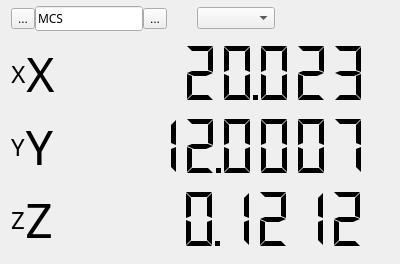
<?xml version="1.0" encoding="UTF-8"?>
<ui version="4.0">
 <class>CMachineStatusZone</class>
 <widget class="QWidget" name="CMachineStatusZone">
  <property name="enabled">
   <bool>true</bool>
  </property>
  <property name="geometry">
   <rect>
    <x>0</x>
    <y>0</y>
    <width>400</width>
    <height>210</height>
   </rect>
  </property>
  <property name="sizePolicy">
   <sizepolicy hsizetype="Preferred" vsizetype="Preferred">
    <horstretch>0</horstretch>
    <verstretch>0</verstretch>
   </sizepolicy>
  </property>
  <property name="windowTitle">
   <string>Form</string>
  </property>
  <property name="autoFillBackground">
   <bool>true</bool>
  </property>
  <layout class="QVBoxLayout" name="verticalLayout">
   <property name="topMargin">
    <number>6</number>
   </property>
   <item>
    <widget class="QWidget" name="widget" native="true">
     <property name="sizePolicy">
      <sizepolicy hsizetype="Preferred" vsizetype="Fixed">
       <horstretch>0</horstretch>
       <verstretch>0</verstretch>
      </sizepolicy>
     </property>
     <layout class="QHBoxLayout" name="horizontalLayout_2">
      <property name="spacing">
       <number>0</number>
      </property>
      <property name="leftMargin">
       <number>0</number>
      </property>
      <property name="topMargin">
       <number>0</number>
      </property>
      <property name="rightMargin">
       <number>0</number>
      </property>
      <property name="bottomMargin">
       <number>3</number>
      </property>
      <item>
       <widget class="QToolButton" name="toolButton_1">
        <property name="sizePolicy">
         <sizepolicy hsizetype="Fixed" vsizetype="Fixed">
          <horstretch>0</horstretch>
          <verstretch>0</verstretch>
         </sizepolicy>
        </property>
        <property name="autoFillBackground">
         <bool>true</bool>
        </property>
        <property name="text">
         <string>...</string>
        </property>
        <property name="icon">
         <iconset resource="res.qrc">
          <normaloff>:/res/lock.png</normaloff>:/res/lock.png</iconset>
        </property>
       </widget>
      </item>
      <item>
       <widget class="QLineEdit" name="lineEdit">
        <property name="sizePolicy">
         <sizepolicy hsizetype="Fixed" vsizetype="Fixed">
          <horstretch>0</horstretch>
          <verstretch>0</verstretch>
         </sizepolicy>
        </property>
        <property name="font">
         <font>
          <family>Adobe Arabic</family>
          <pointsize>9</pointsize>
         </font>
        </property>
        <property name="autoFillBackground">
         <bool>true</bool>
        </property>
        <property name="text">
         <string>MCS</string>
        </property>
        <property name="maxLength">
         <number>40</number>
        </property>
       </widget>
      </item>
      <item>
       <widget class="QToolButton" name="toolButton_2">
        <property name="sizePolicy">
         <sizepolicy hsizetype="Fixed" vsizetype="Fixed">
          <horstretch>0</horstretch>
          <verstretch>0</verstretch>
         </sizepolicy>
        </property>
        <property name="text">
         <string>...</string>
        </property>
        <property name="icon">
         <iconset resource="res.qrc">
          <normaloff>:/res/arrow.png</normaloff>:/res/arrow.png</iconset>
        </property>
       </widget>
      </item>
      <item>
       <spacer name="horizontalSpacer_2">
        <property name="orientation">
         <enum>Qt::Horizontal</enum>
        </property>
        <property name="sizeType">
         <enum>QSizePolicy::Fixed</enum>
        </property>
        <property name="sizeHint" stdset="0">
         <size>
          <width>30</width>
          <height>20</height>
         </size>
        </property>
       </spacer>
      </item>
      <item>
       <widget class="QComboBox" name="comboBox">
        <property name="sizePolicy">
         <sizepolicy hsizetype="Fixed" vsizetype="Fixed">
          <horstretch>0</horstretch>
          <verstretch>0</verstretch>
         </sizepolicy>
        </property>
        <property name="sizeAdjustPolicy">
         <enum>QComboBox::AdjustToMinimumContentsLength</enum>
        </property>
        <property name="minimumContentsLength">
         <number>6</number>
        </property>
       </widget>
      </item>
      <item>
       <spacer name="horizontalSpacer">
        <property name="orientation">
         <enum>Qt::Horizontal</enum>
        </property>
        <property name="sizeType">
         <enum>QSizePolicy::Expanding</enum>
        </property>
        <property name="sizeHint" stdset="0">
         <size>
          <width>5</width>
          <height>20</height>
         </size>
        </property>
       </spacer>
      </item>
     </layout>
    </widget>
   </item>
   <item>
    <widget class="QWidget" name="widget_2" native="true">
     <property name="sizePolicy">
      <sizepolicy hsizetype="Preferred" vsizetype="Preferred">
       <horstretch>0</horstretch>
       <verstretch>0</verstretch>
      </sizepolicy>
     </property>
     <layout class="QHBoxLayout" name="horizontalLayout">
      <property name="spacing">
       <number>0</number>
      </property>
      <property name="leftMargin">
       <number>0</number>
      </property>
      <property name="topMargin">
       <number>0</number>
      </property>
      <property name="rightMargin">
       <number>0</number>
      </property>
      <property name="bottomMargin">
       <number>0</number>
      </property>
      <item>
       <widget class="QLabel" name="label_1">
        <property name="sizePolicy">
         <sizepolicy hsizetype="Fixed" vsizetype="Preferred">
          <horstretch>0</horstretch>
          <verstretch>0</verstretch>
         </sizepolicy>
        </property>
        <property name="font">
         <font>
          <family>黑体</family>
          <pointsize>18</pointsize>
         </font>
        </property>
        <property name="autoFillBackground">
         <bool>true</bool>
        </property>
        <property name="lineWidth">
         <number>0</number>
        </property>
        <property name="text">
         <string>X</string>
        </property>
        <property name="scaledContents">
         <bool>true</bool>
        </property>
        <property name="alignment">
         <set>Qt::AlignCenter</set>
        </property>
       </widget>
      </item>
      <item>
       <widget class="QLabel" name="label_2">
        <property name="sizePolicy">
         <sizepolicy hsizetype="Fixed" vsizetype="Preferred">
          <horstretch>0</horstretch>
          <verstretch>0</verstretch>
         </sizepolicy>
        </property>
        <property name="font">
         <font>
          <family>黑体</family>
          <pointsize>36</pointsize>
         </font>
        </property>
        <property name="lineWidth">
         <number>0</number>
        </property>
        <property name="text">
         <string>X</string>
        </property>
        <property name="scaledContents">
         <bool>true</bool>
        </property>
        <property name="alignment">
         <set>Qt::AlignCenter</set>
        </property>
       </widget>
      </item>
      <item>
       <widget class="QLCDNumber" name="lcdNumber_1">
        <property name="font">
         <font>
          <family>黑体</family>
         </font>
        </property>
        <property name="autoFillBackground">
         <bool>true</bool>
        </property>
        <property name="lineWidth">
         <number>0</number>
        </property>
        <property name="smallDecimalPoint">
         <bool>true</bool>
        </property>
        <property name="digitCount">
         <number>8</number>
        </property>
        <property name="segmentStyle">
         <enum>QLCDNumber::Flat</enum>
        </property>
        <property name="value" stdset="0">
         <double>20.023000000000000</double>
        </property>
       </widget>
      </item>
     </layout>
    </widget>
   </item>
   <item>
    <widget class="QWidget" name="widget_3" native="true">
     <property name="sizePolicy">
      <sizepolicy hsizetype="Preferred" vsizetype="Preferred">
       <horstretch>0</horstretch>
       <verstretch>0</verstretch>
      </sizepolicy>
     </property>
     <layout class="QHBoxLayout" name="horizontalLayout_3">
      <property name="spacing">
       <number>0</number>
      </property>
      <property name="leftMargin">
       <number>0</number>
      </property>
      <property name="topMargin">
       <number>0</number>
      </property>
      <property name="rightMargin">
       <number>0</number>
      </property>
      <property name="bottomMargin">
       <number>0</number>
      </property>
      <item>
       <widget class="QLabel" name="label_3">
        <property name="sizePolicy">
         <sizepolicy hsizetype="Fixed" vsizetype="Preferred">
          <horstretch>0</horstretch>
          <verstretch>0</verstretch>
         </sizepolicy>
        </property>
        <property name="font">
         <font>
          <family>黑体</family>
          <pointsize>18</pointsize>
         </font>
        </property>
        <property name="autoFillBackground">
         <bool>true</bool>
        </property>
        <property name="lineWidth">
         <number>0</number>
        </property>
        <property name="text">
         <string>Y</string>
        </property>
        <property name="scaledContents">
         <bool>true</bool>
        </property>
        <property name="alignment">
         <set>Qt::AlignCenter</set>
        </property>
       </widget>
      </item>
      <item>
       <widget class="QLabel" name="label_4">
        <property name="sizePolicy">
         <sizepolicy hsizetype="Fixed" vsizetype="Preferred">
          <horstretch>0</horstretch>
          <verstretch>0</verstretch>
         </sizepolicy>
        </property>
        <property name="font">
         <font>
          <family>黑体</family>
          <pointsize>36</pointsize>
         </font>
        </property>
        <property name="lineWidth">
         <number>0</number>
        </property>
        <property name="text">
         <string>Y</string>
        </property>
        <property name="scaledContents">
         <bool>true</bool>
        </property>
        <property name="alignment">
         <set>Qt::AlignCenter</set>
        </property>
       </widget>
      </item>
      <item>
       <widget class="QLCDNumber" name="lcdNumber_2">
        <property name="font">
         <font>
          <family>黑体</family>
         </font>
        </property>
        <property name="autoFillBackground">
         <bool>true</bool>
        </property>
        <property name="lineWidth">
         <number>0</number>
        </property>
        <property name="smallDecimalPoint">
         <bool>true</bool>
        </property>
        <property name="digitCount">
         <number>8</number>
        </property>
        <property name="segmentStyle">
         <enum>QLCDNumber::Flat</enum>
        </property>
        <property name="value" stdset="0">
         <double>12.000700000000000</double>
        </property>
       </widget>
      </item>
     </layout>
    </widget>
   </item>
   <item>
    <widget class="QWidget" name="widget_4" native="true">
     <property name="sizePolicy">
      <sizepolicy hsizetype="Preferred" vsizetype="Preferred">
       <horstretch>0</horstretch>
       <verstretch>0</verstretch>
      </sizepolicy>
     </property>
     <layout class="QHBoxLayout" name="horizontalLayout_4">
      <property name="spacing">
       <number>0</number>
      </property>
      <property name="leftMargin">
       <number>0</number>
      </property>
      <property name="topMargin">
       <number>0</number>
      </property>
      <property name="rightMargin">
       <number>0</number>
      </property>
      <property name="bottomMargin">
       <number>0</number>
      </property>
      <item>
       <widget class="QLabel" name="label_5">
        <property name="sizePolicy">
         <sizepolicy hsizetype="Fixed" vsizetype="Preferred">
          <horstretch>0</horstretch>
          <verstretch>0</verstretch>
         </sizepolicy>
        </property>
        <property name="font">
         <font>
          <family>黑体</family>
          <pointsize>18</pointsize>
         </font>
        </property>
        <property name="autoFillBackground">
         <bool>true</bool>
        </property>
        <property name="lineWidth">
         <number>0</number>
        </property>
        <property name="text">
         <string>Z</string>
        </property>
        <property name="scaledContents">
         <bool>true</bool>
        </property>
        <property name="alignment">
         <set>Qt::AlignCenter</set>
        </property>
       </widget>
      </item>
      <item>
       <widget class="QLabel" name="label_6">
        <property name="sizePolicy">
         <sizepolicy hsizetype="Fixed" vsizetype="Preferred">
          <horstretch>0</horstretch>
          <verstretch>0</verstretch>
         </sizepolicy>
        </property>
        <property name="font">
         <font>
          <family>黑体</family>
          <pointsize>36</pointsize>
         </font>
        </property>
        <property name="lineWidth">
         <number>0</number>
        </property>
        <property name="text">
         <string>Z</string>
        </property>
        <property name="scaledContents">
         <bool>true</bool>
        </property>
        <property name="alignment">
         <set>Qt::AlignCenter</set>
        </property>
       </widget>
      </item>
      <item>
       <widget class="QLCDNumber" name="lcdNumber_3">
        <property name="sizePolicy">
         <sizepolicy hsizetype="Preferred" vsizetype="Preferred">
          <horstretch>0</horstretch>
          <verstretch>0</verstretch>
         </sizepolicy>
        </property>
        <property name="font">
         <font>
          <family>黑体</family>
         </font>
        </property>
        <property name="autoFillBackground">
         <bool>true</bool>
        </property>
        <property name="lineWidth">
         <number>0</number>
        </property>
        <property name="smallDecimalPoint">
         <bool>true</bool>
        </property>
        <property name="digitCount">
         <number>8</number>
        </property>
        <property name="segmentStyle">
         <enum>QLCDNumber::Flat</enum>
        </property>
        <property name="value" stdset="0">
         <double>0.121200000000000</double>
        </property>
       </widget>
      </item>
     </layout>
    </widget>
   </item>
  </layout>
 </widget>
 <resources>
  <include location="res.qrc"/>
 </resources>
 <connections/>
</ui>
